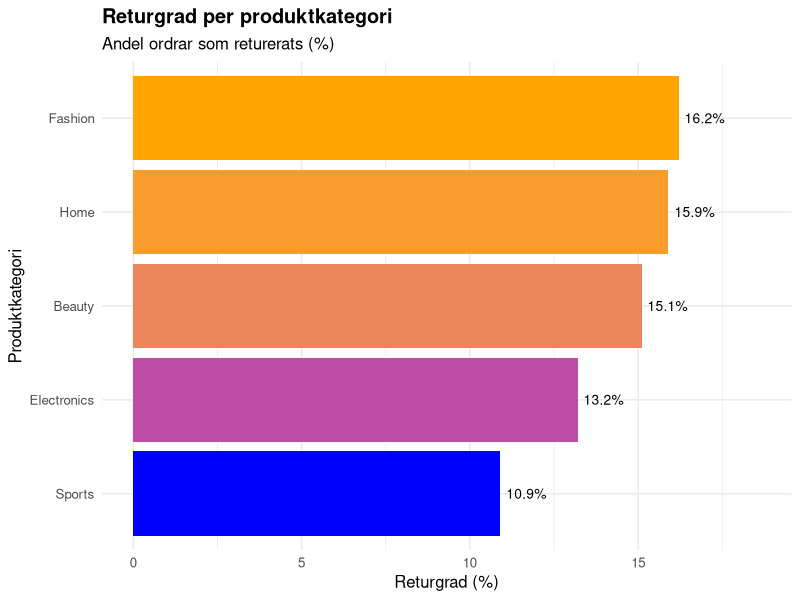
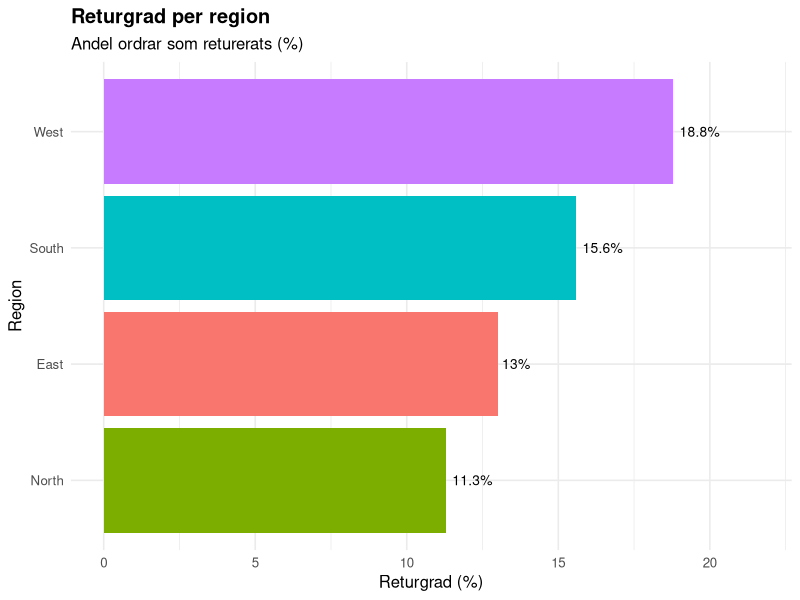
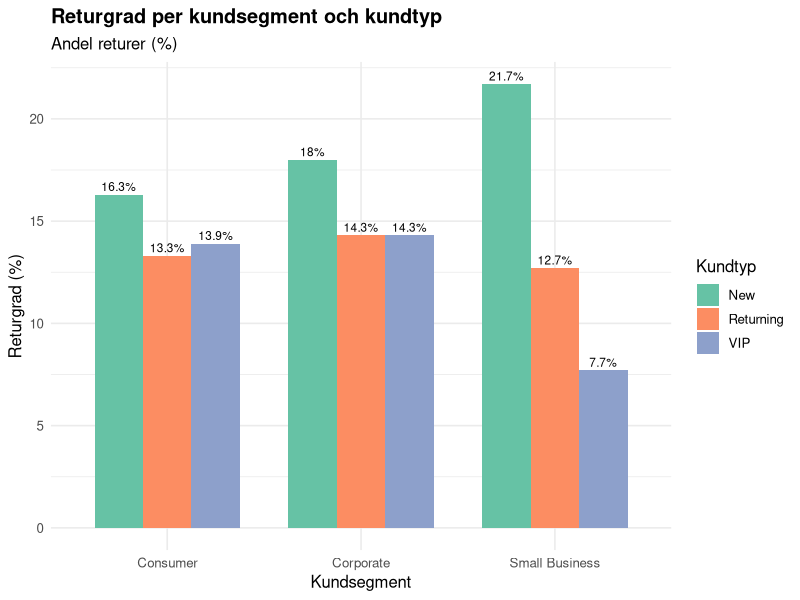
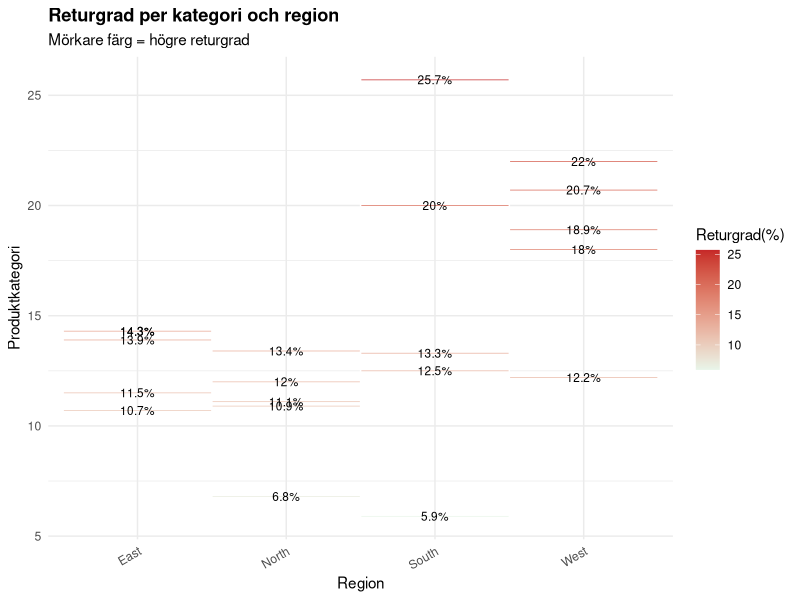
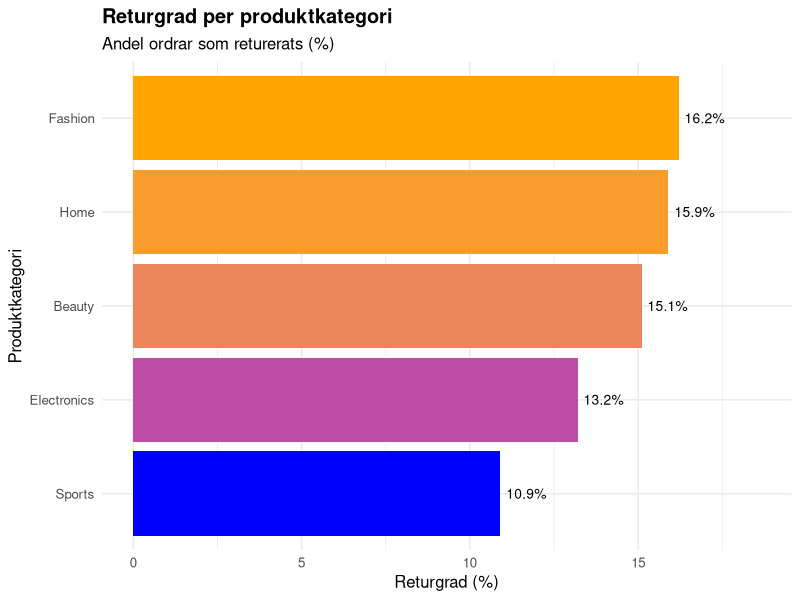
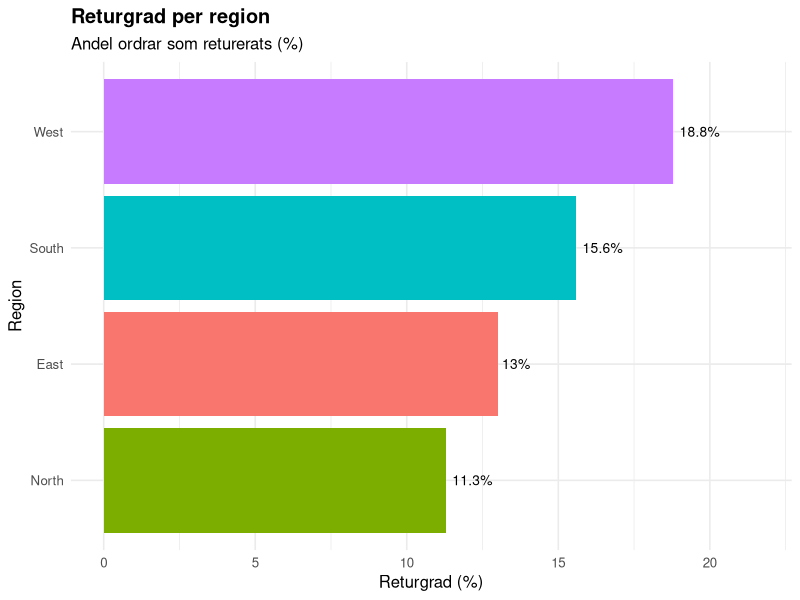
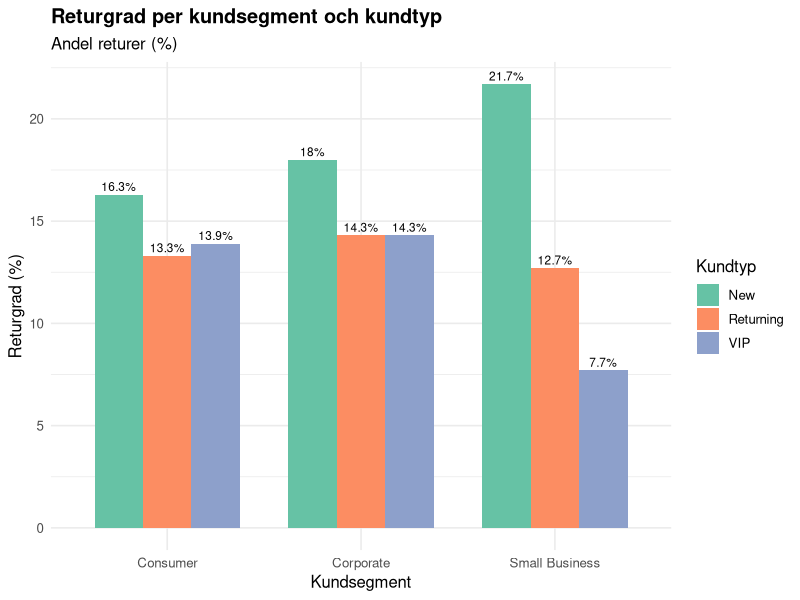
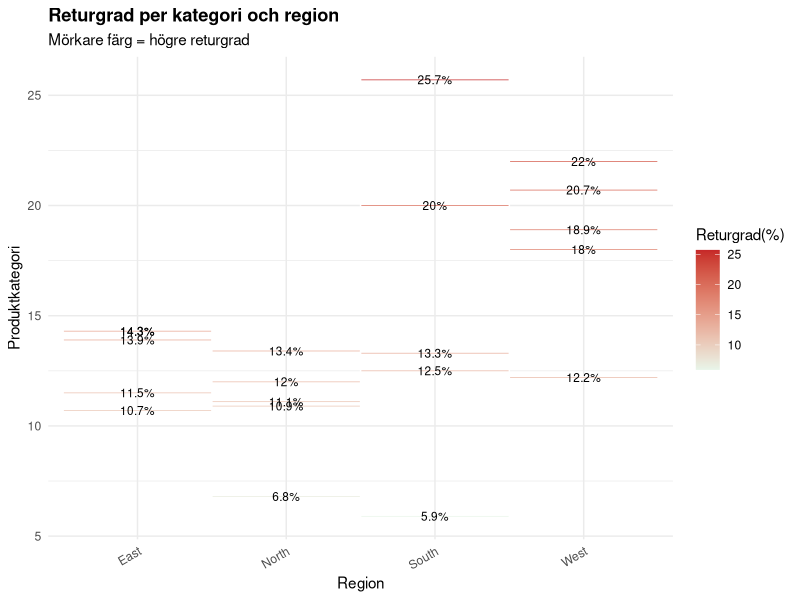

The R script that drew these images, in order:
# Analys returgrad mellan grupper.
# Fråga: Hur skiljer sig returgraade mellan olika 
#Kategorier regioner och grupper?

# Paketer
library(readr)
library(ggplot2)
library(tidyverse)

# Läs in den städade datan som skapades i fil 02
data_analys <- read_csv("data/bearbetad/ecommerce_orders_stadad.csv", show_col_types = FALSE)


# Visa hur många rader vi har i datan
cat("----- Analys returgrad mellan grupper -----\n")
cat("Antal rader:", nrow(data_analys), "\n\n")

# Returgrad per produktkategori
cat("---1. Returgrad per produktkategori---\n")


# Vi grupperar datan efter kategori och räknar ut hur många ordrar
# som returnerades i varje grupp

returgrad_kategori <- data_analys %>%
group_by(product_category) %>%
summarise(
  antal_ordrar  = n(),
  antal_returer = sum(retur_binart, na.rm = TRUE),
  returgrad_pct = round(mean(retur_binart, na.rm = TRUE) * 100, 1)
) %>%
  # Sortera så att högst returgrad hamnar överst
  arrange(desc(returgrad_pct))

print(returgrad_kategori)
  
  # Figur 1: Stapeldiagram: för att lätt jämföra kategorier
fig1 <- ggplot(returgrad_kategori,
               aes(x=reorder(product_category, returgrad_pct),
                   y=returgrad_pct,
                   fill=returgrad_pct)) +
  geom_col(show.legend = FALSE) +
  # Skriv ut procent bredvide varje stapel
  geom_text(aes(label = paste0(returgrad_pct, "%")), 
            hjust=-0.15, size = 3.5) +
  # vänd diagrammet så kategorinamnen syns bättre
  coord_flip() +
  scale_fill_gradient(low="blue", high="orange")+
  scale_y_continuous(limits = c(0, max(returgrad_kategori$returgrad_pct) * 1.15)) +
  labs(
    title = "Returgrad per produktkategori",
    subtitle = "Andel ordrar som returerats (%)",
    x = "Produktkategori",
    y = "Returgrad (%)"
  ) +

theme_minimal(base_size = 12) +
theme(plot.title = element_text(face = "bold"))

print(fig1)

# Spara diagrammet som en bildfil
dir.create("output/figurer", recursive = TRUE, showWarnings = FALSE)
ggsave("output/figurer/fig1_returgrad_kategori.png",
       plot = fig1, width = 8, height = 5, dpi = 150)
cat("Figur 1 sparad.\n\n")

#Tolkning
cat("TOLKNING fig 1:\n")
cat("kategorin med högst returgrad är:",
    returgrad_kategori$product_category[1],
    "(", returgrad_kategori$returgrad_pct[1], "%).\n")

cat("kategorin med lägst returgrad är:",
   tail(returgrad_kategori$product_category, 1),
    "(", tail(returgrad_kategori$returgrad_pct, 1), "%).\n\n")

# Returgrad per region
cat("---2. Returgrad per region---\n")

# Vi gör samma beräkning som ovan, men grupperar vi region istället för kategori
returgrad_region <- data_analys %>%
  group_by(region) %>%
  summarise(
    antal_ordrar  = n(),
    antal_returer = sum(retur_binart, na.rm = TRUE),
    returgrad_pct = round(mean(retur_binart, na.rm = TRUE) * 100, 1)
  ) %>%
  arrange(desc(returgrad_pct))

print(returgrad_region)


# Figur 2: Stapeldiagram: returgard per region
fig2 <- ggplot(returgrad_region,
               aes(x=reorder(region, returgrad_pct),
                   y=returgrad_pct,
                   fill=region)) +
  geom_col(show.legend = FALSE) +
  geom_text(aes(label = paste0(returgrad_pct, "%")),
            hjust=-0.15, size = 3.5) +
  coord_flip() +
  scale_y_continuous(limits = c(0, max(returgrad_region$returgrad_pct) * 1.15)) +
  labs(
    title = "Returgrad per region",
    subtitle = "Andel ordrar som returerats (%)",
    x = "Region",
    y = "Returgrad (%)"
  ) +
  
  theme_minimal(base_size = 12) +
  theme(plot.title = element_text(face = "bold"))

print(fig2)

# Spara figur 2
ggsave("output/figurer/fig2_returgrad_region.png",
       plot = fig2, width = 7, height = 4, dpi = 150)
cat("Figur 2 sparad.\n\n")

#Tolkning
cat("TOLKNING fig 2:\n")
cat("Regionen med högst returgrad är:",
returgrad_region$region[1],
"(", returgrad_region$returgrad_pct[1], "%).\n\n")

  
  # Returgrad per kundsegment och kundtyp
  cat("---3. Returgrad per kundsegment---\n")
returgrad_segment <- data_analys %>%
  group_by(customer_segment) %>%
  summarise(
    antal_ordrar  = n(),
    antal_returer = sum(retur_binart, na.rm = TRUE),
    returgrad_pct = round(mean(retur_binart, na.rm = TRUE) * 100, 1)
  ) %>%
  arrange(desc(returgrad_pct))

print(returgrad_segment)

cat("\n--- Returgrad per kundtyp (VIP / New / Regular etc.)---\n")

returgrad_kundtyp <- data_analys %>%
  group_by(customer_type) %>%
  summarise(
    antal_ordrar  = n(),
    antal_returer = sum(retur_binart, na.rm = TRUE),
    returgrad_pct = round(mean(retur_binart, na.rm = TRUE) * 100, 1)
  ) %>%
  arrange(desc(returgrad_pct))

print(returgrad_kundtyp)

#Kombinerad analys (fixad pipe)
# Figur 3: Stapeldiagram: returgard per segment x kundtyp

returgrad_komb <- data_analys %>%
  group_by(customer_segment, customer_type) %>%
summarise(
    returgrad_pct = round(mean(retur_binart, na.rm = TRUE) * 100, 1),
    .groups = "drop"
  )

fig3 <- ggplot(returgrad_komb,
               aes(x=customer_segment,
                   y=returgrad_pct,
                   fill=customer_type)) +
  geom_col(position = position_dodge(width = 0.75), width = 0.75) +
  geom_text(aes(label = paste0(returgrad_pct, "%")),
            position = position_dodge(width = 0.75),
            vjust = -0.4, size = 3) +
  scale_fill_brewer(palette = "Set2") +
  
  labs(
    title = "Returgrad per kundsegment och kundtyp",
    subtitle = "Andel returer (%)",
    x = "Kundsegment",
    y = "Returgrad (%)",
    fill = "Kundtyp") +
  
  theme_minimal(base_size = 12) +
  theme(plot.title = element_text(face = "bold"))

print(fig3)

# Spara figur 3
ggsave("output/figurer/fig3_returgrad_segment_kund.typ.png",
       plot = fig3, width = 9, height = 5, dpi = 150)
cat("Figur 3 sparad.\n\n")

#Tolkning
cat("TOLKNING fig 3:\n")
cat("Jämförelsen visar om VIP- eller nya kunder returnerar mer\n")
cat("inom respektive segment, vilket kan styra riktade åtgärder.\n\n")


# Heatmap - Kategori x Region
# Visar returgraden för varje kombination av kategori och region
cat("---4. Returgrad: kategori x region(heatmap)---\n")

# Vi grupperar nu både kategori och region samtidigt
returgrad_heat <- data_analys %>%
  group_by(product_category, region) %>%
  summarise(
    returgrad_pct = round(mean(retur_binart, na.rm = TRUE) * 100, 1),
    .groups = "drop"
  )


# Figur 4: Stapeldiagram: ret
fig4 <- ggplot(returgrad_heat, 
               aes(x=region, 
                   y=returgrad_pct, 
                   fill=returgrad_pct)) +
  geom_tile(color = "white", linewidth = 0.5) +
  geom_text(aes(label = paste0(returgrad_pct, "%")), size =3) +
  scale_fill_gradient(low = "#e8f5e9", high = "#c62828",
                      name = "Returgrad(%)") +
  labs(
    title = "Returgrad per kategori och region",
    subtitle = "Mörkare färg = högre returgrad",
    x = "Region",
    y = "Produktkategori"
  ) +
  
  theme_minimal(base_size = 11) +
  theme(
    plot.title = element_text(face = "bold"),
  axis.text.x = element_text(angle = 30, hjust = 1))

print(fig4)
  
# Spara figur 4
ggsave("output/figurer/fig4_heatmap_kategori_region.png",
       plot = fig4, width = 10, height = 6, dpi = 150)
cat("Figur 4 sparad.\n\n")

cat("TOLKNING fig 4:\n")
cat("Heatmapen identifierar kombinationer av kategori och region\n")
cat("med särskilt hög returgrad - användbara för riktade åtgärder.\n\n")
  
# Sammanfattning - de viktigaste sifrorna

cat("--- Sammanfattning ---\n")

overgripande_returgrad <- round(mean(data_analys$retur_binart, na.rm = TRUE) * 100, 1)
cat("Övergripande returgrad:", overgripande_returgrad, "%\n\n")

cat("Top 3 kategorier med HÖGST returgrad:\n")
print(head(returgrad_kategori[, c("product_category", "returgrad_pct")], 3))

cat("\nTop 3 kategorier med LÄGST returgrad:\n")
print(tail(returgrad_kategori[, c("product_category", "returgrad_pct")], 3))


cat("\nRegion med högst returgrad:\n")
print(returgrad_region[1, c("region", "returgrad_pct")])

cat("\nSegment med högst returgrad:\n")
print(returgrad_segment[1, c("customer_segment", "returgrad_pct")])
